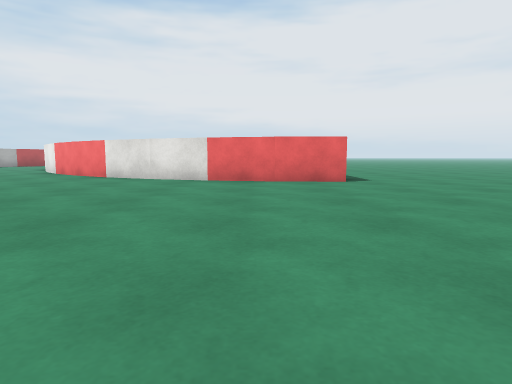
[1] (above)

17 first-person views from a walk through a 3-D level made in the Unity game engine. The camera is 0.55 m above the floor, tilts 6° down and sees 75° across. The floor is counted in squares, 1 m on a side. Each view is taken from the middle of a square. On the plan, view 1 faces up. The plan holds only what a view shows up to about 9 squares ahead; the rest is blank. The place goes on beyond the plan. Surface patterns are stand-ins for the level's own textures.

[2]
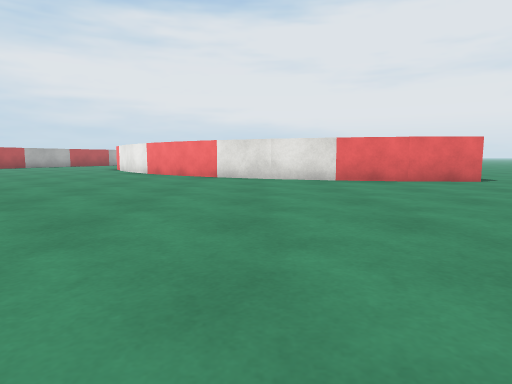

[3]
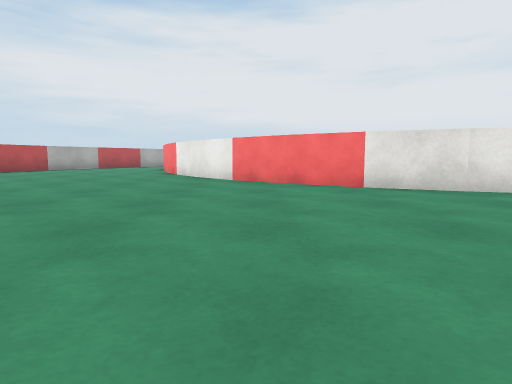

[4]
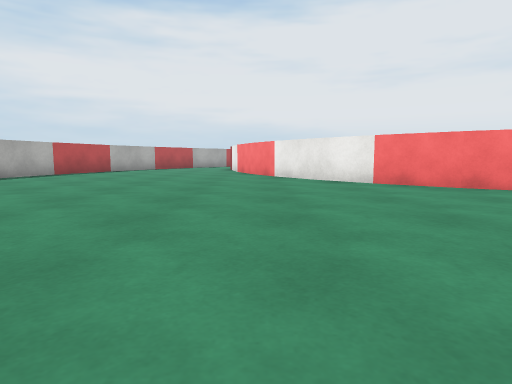

[5]
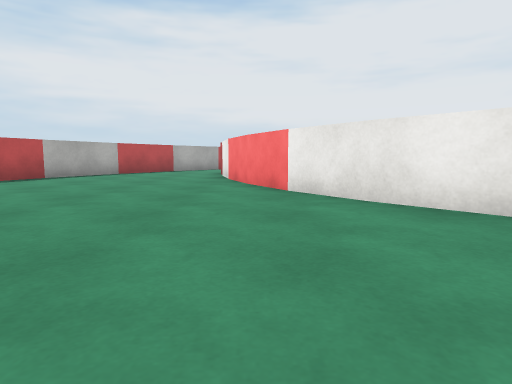

[6]
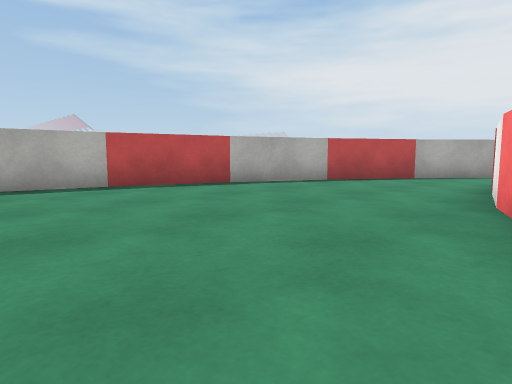

[7]
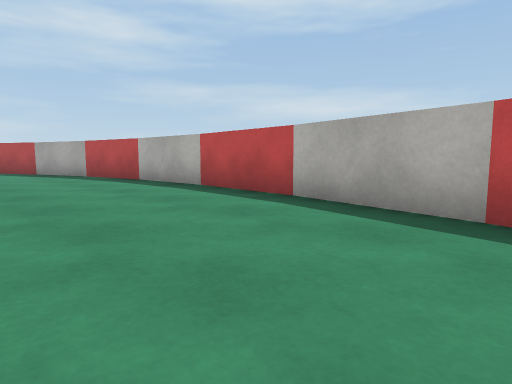

[8]
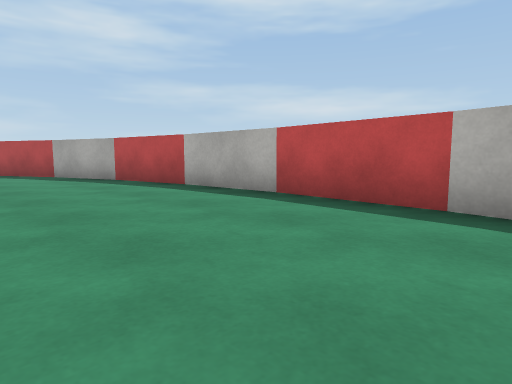

[9]
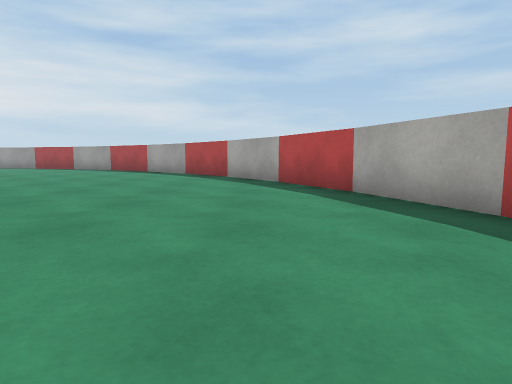

[10]
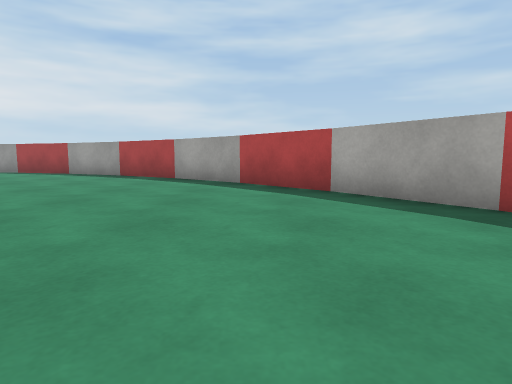

[11]
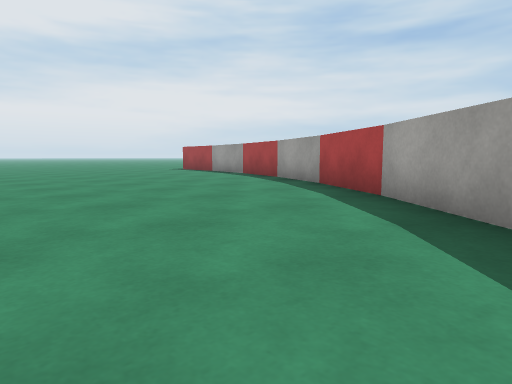

[12]
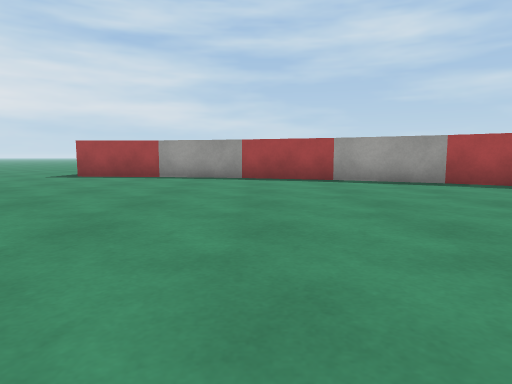

[13]
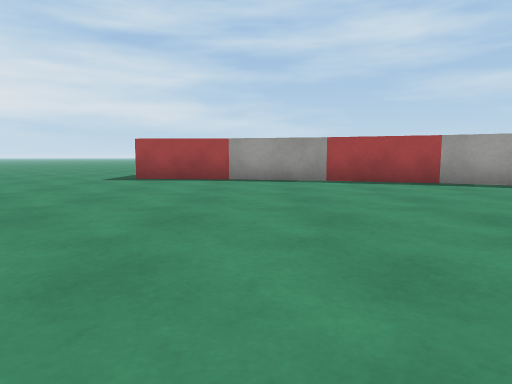

[14]
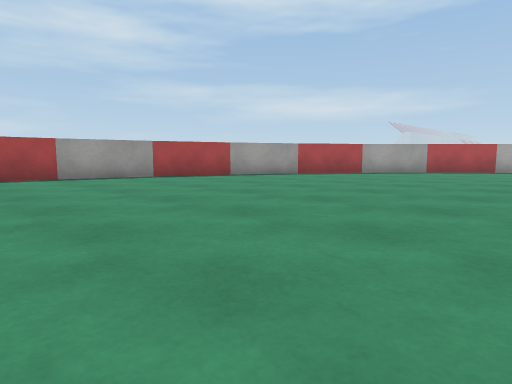

[15]
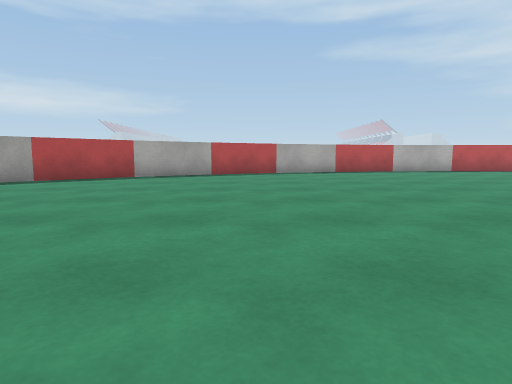

[16]
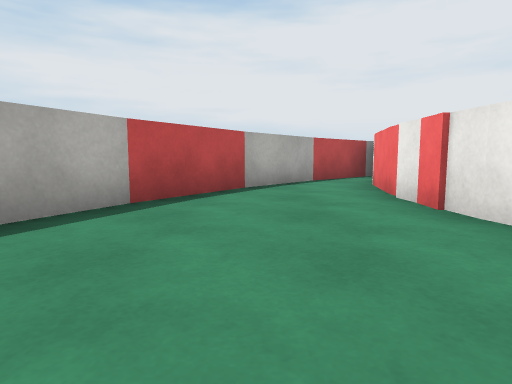

[17]
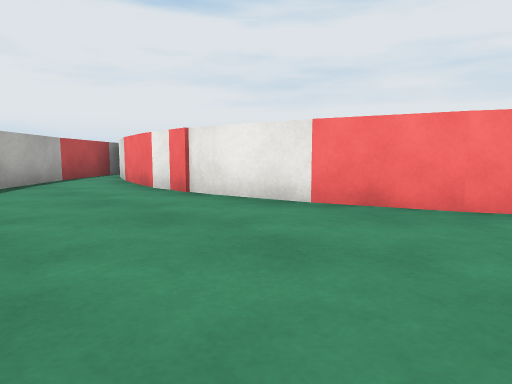

### Floor plan
Points are (right, up) in squares from view 1. A wall is a line through its corners. A room is listed if a view was taken in it or the views show most of it. See-through windows are left out.
Room 1 (views 1, 2, 3, 4, 5, 6, 7, 8, 9, 10, 11, 12, 13, 14, 15, 16, 17)
walls: (-4, 9) (-5.4, 10); (-5.3, 9.8) (-6.6, 11); (-2.5, 8.3) (-4.1, 9); (-6.5, 10.9) (-7.6, 12.2); (-1, 7.8) (-2.7, 8.3); (-12.3, -1.3) (-10.6, -3.1); (-14.6, 2.8) (-13.5, 0.6) (-12.2, -1.4); (-10.7, -3) (-8.9, -4.7); (-7.6, 12.1) (-8.5, 13.6); (0.5, 7.5) (-1.2, 7.8); (-15.3, 5) (-14.5, 2.6); (-9, -4.6) (-6.9, -6); (-15.8, 7.3) (-15.3, 4.8); (-8.4, 13.4) (-9.2, 14.9); (2.1, 7.4) (0.3, 7.5); (-7, -5.9) (-4.8, -7); (-15.9, 9.6) (-15.7, 7.1); (-9.2, 14.8) (-9.7, 16.4); (-4.9, -7) (-2.6, -7.7); (-15.7, 12.1) (-15.9, 9.5); (-2.7, -7.7) (-0.3, -8.2) (2, -8.4); (-9.7, 16.2) (-10, 18); (-10, 17.9) (-10.1, 19.5); (-10.1, 18.4) (-10, 20); (-14.5, 16.9) (-15.3, 14.4) (-15.8, 12); (-13.5, 19) (-14.6, 16.7); (-12.2, 21) (-13.5, 18.9)
ways out: opening at (-11, 20)

Where each view was taken, in squares from view 1:
view 1: 0 up, 0 right, facing up
view 2: 0 up, 3 left, facing up
view 3: 3 up, 6 left, facing up
view 4: 4 up, 9 left, facing up
view 5: 8 up, 9 left, facing up
view 6: 12 up, 9 left, facing up-left
view 7: 15 up, 12 left, facing down-left
view 8: 13 up, 12 left, facing down-left
view 9: 8 up, 13 left, facing down
view 10: 4 up, 11 left, facing down
view 11: 0 up, 11 left, facing down-right
view 12: 1 up, 3 left, facing down
view 13: 0 up, 1 left, facing down
view 14: 1 up, 2 right, facing down-left
view 15: 2 up, 3 left, facing left
view 16: 15 up, 12 left, facing up
view 17: 14 up, 13 left, facing up-right
